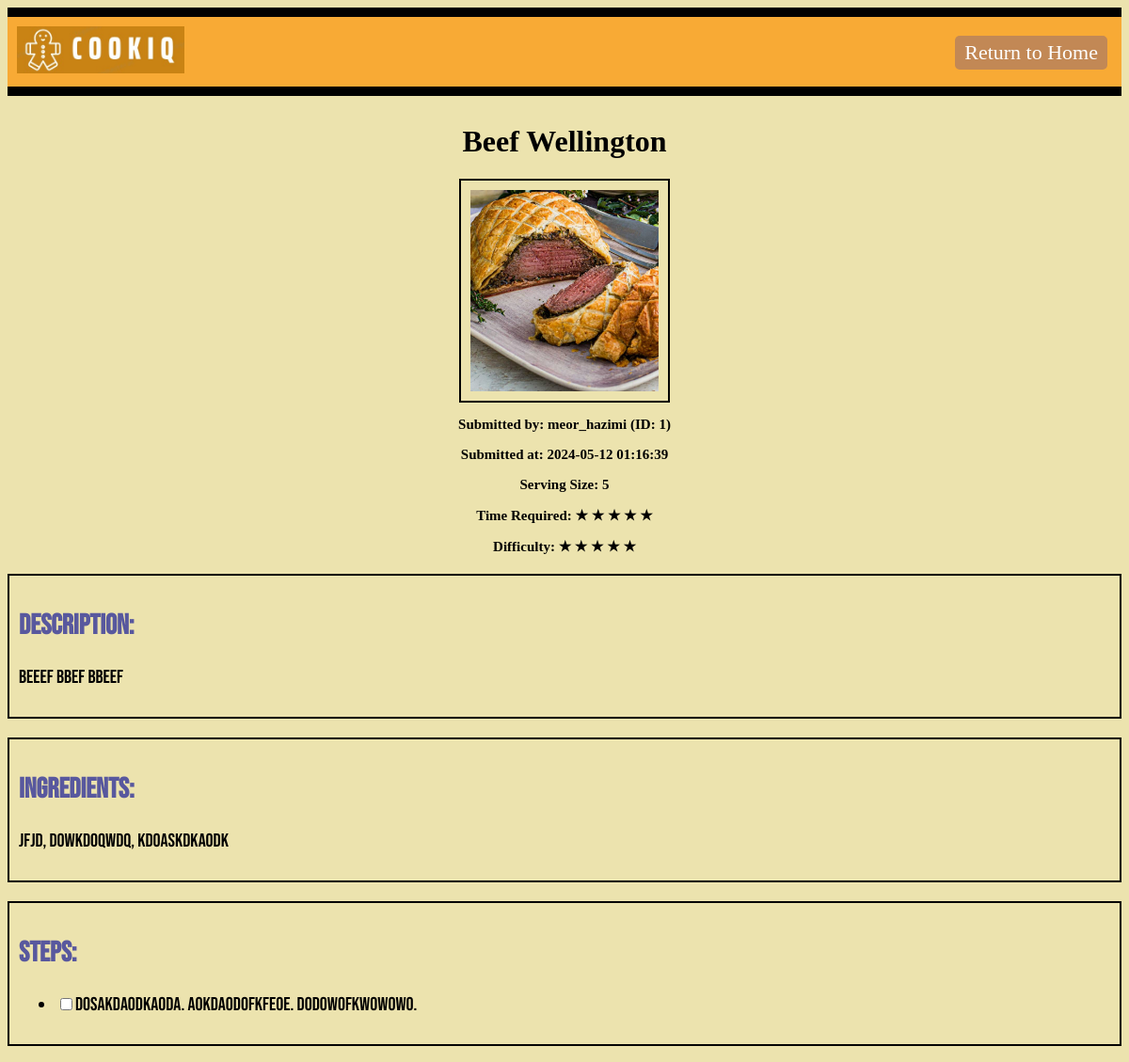
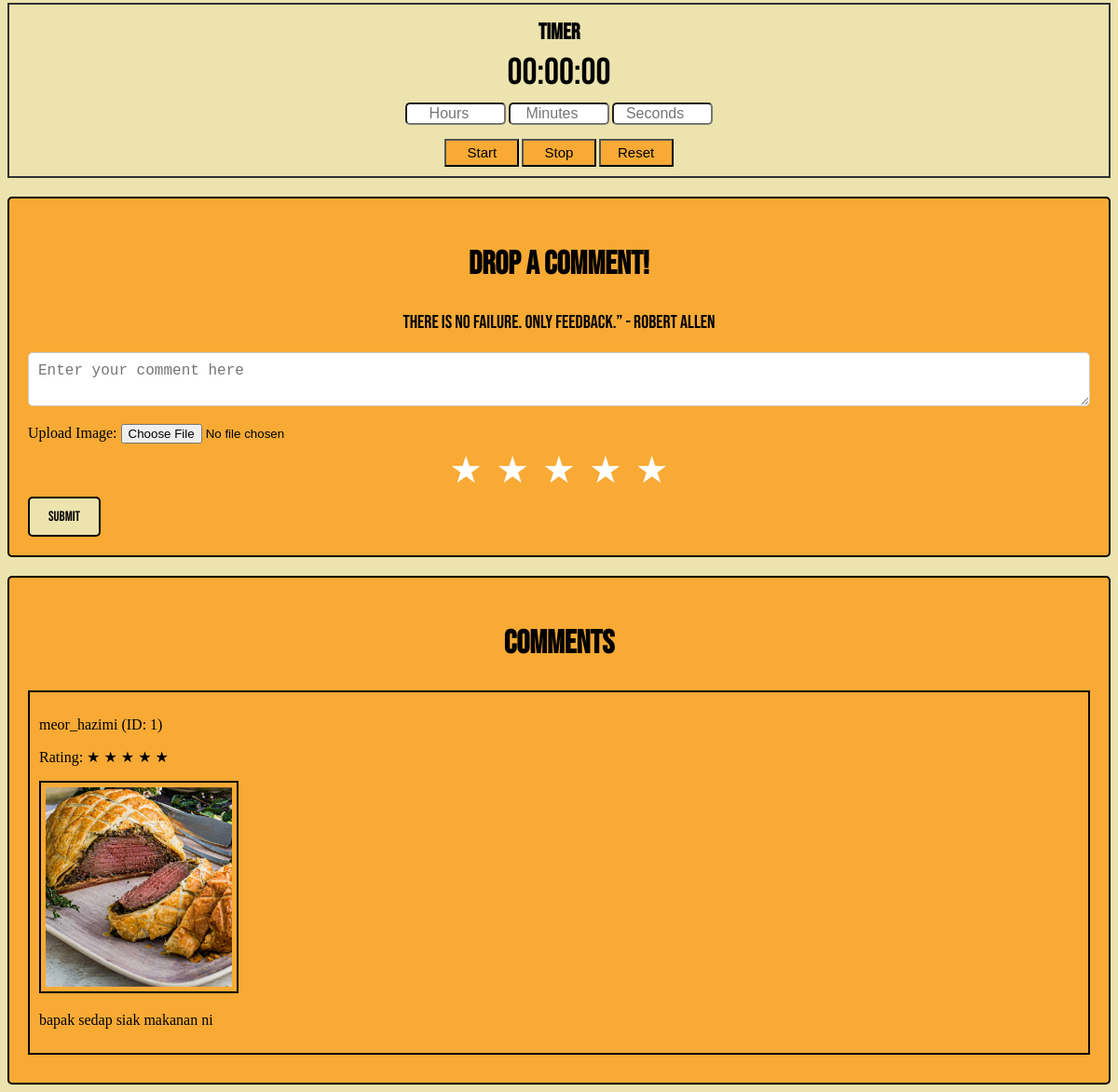
Page /user/1/recipe/1 (signed in) on the committed database (2 pictures, top to bottom).
### models.py (models this page shows, shortened)
class Recipe(db.Model):
    id = db.Column(db.Integer, primary_key=True)
    recipe_name = db.Column(db.String(100), nullable=False)
    description = db.Column(db.Text, nullable=False)
    ingredients = db.Column(db.Text, nullable=False)
    steps = db.Column(db.Text, nullable=False)
    difficulty = db.Column(db.Integer, nullable=False)
    time_required = db.Column(db.Integer, nullable=False)
    serving_size = db.Column(db.Integer, nullable=False)
    submitted_at = db.Column(db.DateTime(timezone=True), server_default=db.func.now())
    approved = db.Column(db.Boolean, default=False)
    user_id = db.Column(db.Integer, db.ForeignKey('user.id'), nullable=False)
    user = db.relationship('User', backref=db.backref('recipe_submissions', lazy=True))
    image_path = db.Column(db.String(255))  # Path to the image file
    submitted_by = db.Column(db.String(100), nullable=False)
    category = db.Column(db.String(50), nullable=False)
    comments = db.relationship('Comment', backref=db.backref('recipe'), lazy=True)

class Comment(db.Model):
    id = db.Column(db.Integer, primary_key=True)
    comment = db.Column(db.Text, nullable=False)
    rating = db.Column(db.Integer, nullable=False)
    image_url = db.Column(db.String(255))
    submitted_by = db.Column(db.String(100), nullable=False)
    recipe_id = db.Column(db.Integer, db.ForeignKey('recipe.id'), nullable=False)
    user_id = db.Column(db.Integer, db.ForeignKey('user.id'), nullable=False)
    user = db.relationship('User', backref=db.backref('recipe', lazy=True))

### main.py (the view)
@app.route("/user/<int:user_id>/recipe/<int:recipe_id>")
def recipe(user_id,recipe_id):
    if "user_id" not in session or session["user_id"] != user_id:
        return redirect(url_for("login"))
    user = User.query.get_or_404(user_id)
    recipe = Recipe.query.get_or_404(recipe_id)
    comments = Comment.query.filter_by(recipe_id=recipe_id).all()
    return render_template("recipe.html", user=user, recipe=recipe, comments=comments)

### templates/recipe.html (shortened to what this page needs)
<!DOCTYPE html>
<html>
<head>
</head>
<body>
    <div class="header">
        <img style="height: 50px;" src="{{ url_for('static', filename='Logo_CookiQ.jpeg') }}" alt="Logo_CookiQ">
        <a href="{{ url_for('browse_recipe', user_id=user.id) }}" class="Return">Return to Home</a>
    </div>
    <h1 class="recipe-title">{{ recipe.recipe_name }}</h1>
    <div class="recipe-photo-container">
        <img src="{{ url_for('static', filename=recipe.image_path) }}" class="recipe-photo" alt="Recipe Photo" style="max-width: 200px;">
        <div  class="submitted-by-date">
            <p>Submitted by: {{ recipe.submitted_by }}</p>
            <p>Submitted at: {{ recipe.submitted_at }}</p>
            <p>Serving Size: {{ recipe.serving_size }}</p>
            <p>Time Required:
                {% for i in range(recipe.time_required) %}
                    &#9733;
                {% endfor %}
            </p>
            <p>Difficulty:
                {% for i in range(recipe.difficulty) %}
                    &#9733;
                {% endfor %}
            </p>
        </div>
    </div>
    <div class="recipe-details">
        <h2>Description:</h2>
        <p>{{ recipe.description }}</p>
    </div>
    <div class="recipe-details">
        <h2>Ingredients:</h2>
        <p>{{ recipe.ingredients }}</p>
    </div>
    <div class="recipe-details">
        <h2>Steps:</h2>
        <ul>
            {% for step in recipe.steps.split('\n') %}
                <li><input type="checkbox" id="step{{ loop.index }}" name="step{{ loop.index }}"><label for="step{{ loop.index }}">{{ step }}</label></li>
            {% endfor %}
        </ul>
    </div>
    <div class="timer-container">
        <h2>Timer</h2>
        <p id="timer">00:00:00</p>
        <div>
            <input type="number" id="hours" min="0" placeholder="Hours">
            <input type="number" id="minutes" min="0" max="59" placeholder="Minutes">
            <input type="number" id="seconds" min="0" max="59" placeholder="Seconds">
        </div>
        <div>
            <button onclick="startCountdown()">Start</button>
            <button onclick="stopCountdown()">Stop</button>
            <button onclick="resetCountdown()">Reset</button>
        </div>
    </div>
    <div class="comment-box">
        <h2>Drop A Comment!</h2>
        <p>There is no failure. Only feedback.” - Robert Allen</p>
        <form action="{{ url_for('submit_comment', user_id=user.id, recipe_id=recipe.id) }}" method="post" enctype="multipart/form-data">
            <textarea name="comment" placeholder="Enter your comment here" class="input-field"></textarea>
            <label for="image">Upload Image:</label>
            <input type="file" name="image" accept="image/*" required>
            <div class="rating">
                <label for="star5"></label>
                <label for="star4"></label>
                <label for="star3"></label>
                <label for="star2"></label>
                <label for="star1"></label>
            </div>
            <input type="submit" value="SUBMIT" class="submit-button">
        </form>
    </div>
    <div class="comment-section">
        <h2>Comments</h2>
        {% for comment in comments %}
        <div class="comment">
            <div class="comment-content">
                <p>{{ comment.submitted_by }}</p>
                <p>Rating:
                    {% for i in range(comment.rating) %}
                        &#9733;
                    {% endfor %}
                </p>
                {% if comment.image_url %}
                    <img src="/static/{{ comment.image_url }}" alt="Comment Image">
                {% endif %}
                <p>{{ comment.comment }}</p>
            </div>
        </div>
        {% endfor %}
    </div>
</body>
</html>

### templates/recipe.html (style rules this page uses)
body { background-color: #ece3ae; }
.header { padding: 10px; background-color: #f8aa35; border-top: 10px solid #000; border-bottom: 10px solid #000; margin-bottom: 20px; position: relative; }
.Return { position: absolute; top: 20px; right: 15px; padding: 5px 10px; border-radius: 5px; text-align: center; background-color: #c28855; color: #fff; text-decoration: none; cursor: pointer; font-size: 22px; font-weight: 300; transition: background-color 0.3s; z-index: 1; }
.recipe-title { text-align: center; margin-top: 30px; }
.recipe-photo-container { text-align: center; margin-bottom: 20px; }
.recipe-photo { display: block; margin: 0 auto; border: 2px solid #000; padding: 10px; max-width: 100%; height: auto; }
.submitted-by-date { font-weight: bold; font-size: 15px; }
.recipe-details { font-family: 'Bebas Neue', sans-serif; border: 2px solid #000; padding: 10px; margin-bottom: 20px; font-size: 20px; }
.recipe-details h2 { color: rgb(88, 88, 158); font-size: 30px; }
.comment-box { background-color: #f8aa35; border: 2px solid #000; border-radius: 5px; padding: 20px; margin-top: 20px; }
.comment-box h2 { text-align: center; font-family: 'Bebas Neue', sans-serif; font-size: 35px; }
.comment-box p { text-align: center; font-family: 'Bebas Neue', sans-serif; font-size: 20px; }
.input-field { width: 100%; padding: 10px; margin-bottom: 15px; border: 1px solid #ccc; border-radius: 5px; box-sizing: border-box; font-size: 16px; }
.rating { unicode-bidi: bidi-override; direction: rtl; text-align: center; }
.rating > label { display: inline-block; padding: 5px; font-size: 40px; color: #ffffff; cursor: pointer; }
.rating > label:before { content: "\2605"; }
.submit-button { padding: 10px 20px; background: #ece3ae; border: 2px solid #000000; border-radius: 5px; cursor: pointer; text-align: center; font-family: 'Bebas Neue', sans-serif; font-size: 15px; transition: background-color 0.3s; z-index: 1; }
.comment-section { background-color: #f8aa35; border: 2px solid #000; border-radius: 5px; padding: 20px; margin-top: 20px; }
.comment-section h2 { text-align: center; font-family: 'Bebas Neue', sans-serif; font-size: 35px; }
.comment { border: 2px solid #000000; padding: 10px; margin-bottom: 10px; }
.comment-section img { max-width: 200px; height: auto; border: 2px solid #000; padding: 5px; }
.timer-container { border: 2px solid #333; padding: 10px; text-align: center; font-family: 'Bebas Neue', sans-serif; }
.timer-container p { font-size: 40px; margin-top: 5px; margin-bottom: 5px; }
.timer-container h2 { margin-bottom: 5px; margin-top: 5px; }
.timer-container button { width: 80px; height: 30px; background-color: #f8aa35; transition: background-color 0.3s; font-size: 15px; }
.timer-container input { margin-top: 3px; margin-bottom: 15px; width: 100px; font-size: 16px; border-radius: 5px; text-align: center; }

### rows in the picture
Recipe: recipe_name "Beef Wellington", image_path (picture), submitted_by "meor_hazimi (ID: 1)", submitted_at "2024-05-12 01:16:39", serving_size "5", time_required 5 (drawn), difficulty 5 (drawn), description "beeef bbef bbeef", ingredients "jfjd, dowkdoqwdq, kdoaskdkaodk", steps "dosakdaodkaoda. aokdaodofkfeoe. dodowofkwowowo."
Comment: submitted_by "meor_hazimi (ID: 1)", rating 5 (drawn), image_url (picture), comment "bapak sedap siak makanan ni"
